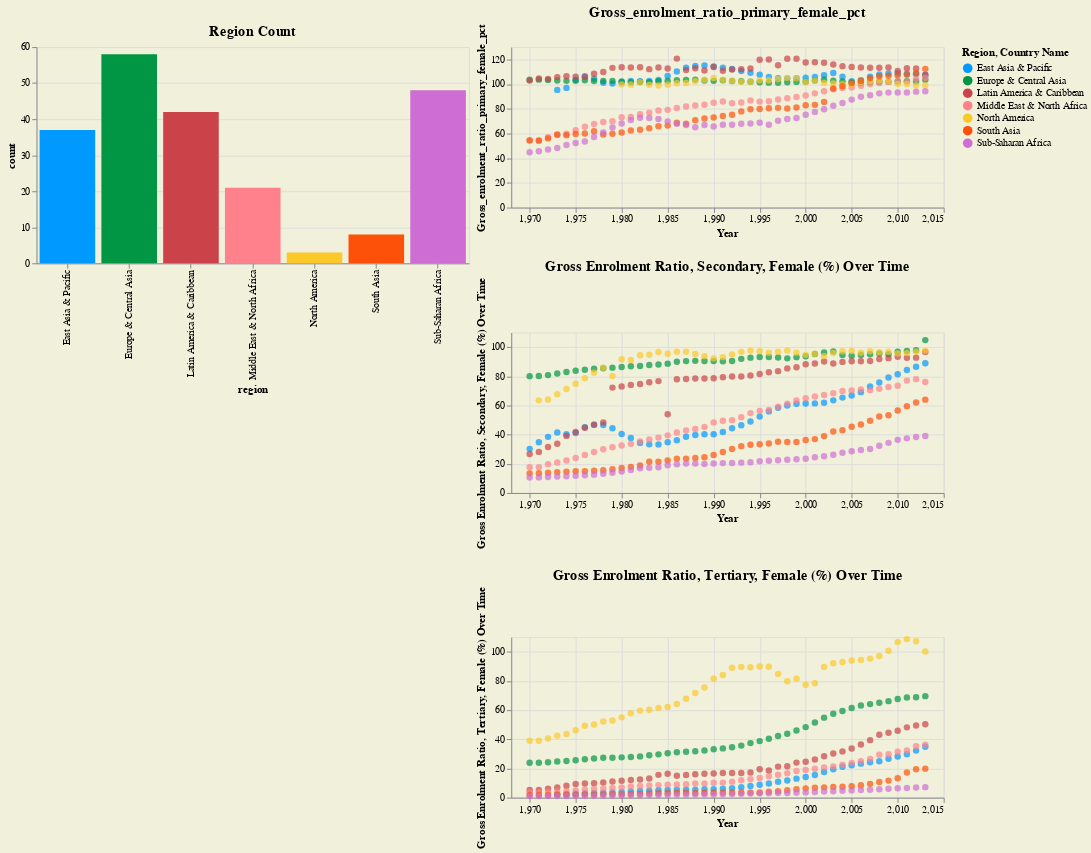

Notebook cell for this chart:
### Code cell
import altair as alt
import pandas as pd

# Define a custom color scheme
color_scheme = ['#0099FF', '#009643', '#CB4349', '#FF818C', '#FCC92B', '#FD5109', '#CE6DD3','#FA8F38', '#8538B1', '#4983F8', '#A9DDD6', '#A2F17D', '#0C0582', '#960505']

# Sample dataframes
# region_count = pd.DataFrame({'region': ['A', 'B', 'C'], 'count': [10, 20, 30]})
# over_melted = pd.DataFrame({'Year': [2010, 2011, 2012], 'Value': [100, 200, 300], 'Country Name': ['USA', 'UK', 'Canada'], 'Indicator Name': ['Gross_enrolment_ratio_primary_female_pct']*3})

# Create bar charts for region counts
def create_bar_chart(data, title):
    return alt.Chart(data).mark_bar().encode(
        x='region',
        y='count',
        color=alt.Color('region', scale=alt.Scale(range=color_scheme), title="Region")
    ).properties(
        title=title,
        width=450,
        height=225
    )

# Define the interaction
selection = alt.selection_multi(fields=['region'], bind='legend')

bar1 = create_bar_chart(region_count, "Region Count").add_selection(selection)

def create_scatter(data, indicator, title):
    # Filter the DataFrame for the specified indicator.
    filtered_df = data[data['Indicator Name'] == indicator]
    
    # Create the scatter plot with the fixed axis range.
    return alt.Chart(filtered_df).mark_circle(size=45).encode(
        x=alt.X('Year:Q', title="Year", scale=alt.Scale(domain=[1968, 2015])),
        y=alt.Y('Value:Q', title=title),
        color=alt.Color('Country Name', scale=alt.Scale(range=color_scheme), title="Country Name")
    ).properties(
        title=title,
        width=450,
        height=167
    ).add_selection(selection)

scatter1 = create_scatter(over_melted, 'Gross_enrolment_ratio_primary_female_pct', 'Gross_enrolment_ratio_primary_female_pct')
scatter2 = create_scatter(over_melted, 'Gross_enrolment_ratio_secondary_female_pct', 'Gross Enrolment Ratio, Secondary, Female (%) Over Time')
scatter3 = create_scatter(over_melted, 'Gross_enrolment_ratio_tertiary_female_pct', 'Gross Enrolment Ratio, Tertiary, Female (%) Over Time')

# Combine the charts
chart1 = alt.vconcat(bar1)
chart2 = alt.vconcat(scatter1, scatter2, scatter3)
final_chart = alt.hconcat(chart1, chart2, spacing=5).configure(background="#F1F0DA").configure_title(fontSize=15)

final_chart

### Figure 1 — Vega specification as saved in the notebook (floating-point values rounded to 4 significant figures; data arrays with more than 128 entries replaced by an {"elided": "..."} marker saying what was removed)
{"$schema": "https://vega.github.io/schema/vega/v5.json", "data": [{"name": "param_2_store"}, {"name": "source_0", "values": [{"count_end": 58.0, "count_start": 0.0, "region": "Europe & Central Asia"}, {"count_end": 48.0, "count_start": 0.0, "region": "Sub-Saharan Africa"}, {"count_end": 42.0, "count_start": 0.0, "region": "Latin America & Caribbean"}, {"count_end": 37.0, "count_start": 0.0, "region": "East Asia & Pacific"}, {"count_end": 21.0, "count_start": 0.0, "region": "Middle East & North Africa"}, {"count_end": 8.0, "count_start": 0.0, "region": "South Asia"}, {"count_end": 3.0, "count_start": 0.0, "region": "North America"}]}, {"name": "source_1", "values": {"elided": "295 records"}}, {"name": "source_2", "values": {"elided": "307 records"}}, {"name": "source_3", "values": {"elided": "305 records"}}, {"name": "source_0_color_domain_region_0", "values": [{"region": "Europe & Central Asia"}, {"region": "Sub-Saharan Africa"}, {"region": "Latin America & Caribbean"}, {"region": "East Asia & Pacific"}, {"region": "Middle East & North Africa"}, {"region": "South Asia"}, {"region": "North America"}]}, {"name": "source_1_color_domain_Country Name_1", "values": [{"Country Name": "Europe & Central Asia"}, {"Country Name": "Latin America & Caribbean"}, {"Country Name": "Middle East & North Africa"}, {"Country Name": "South Asia"}, {"Country Name": "Sub-Saharan Africa"}, {"Country Name": "East Asia & Pacific"}, {"Country Name": "North America"}]}, {"name": "source_2_color_domain_Country Name_2", "values": [{"Country Name": "East Asia & Pacific"}, {"Country Name": "Europe & Central Asia"}, {"Country Name": "Latin America & Caribbean"}, {"Country Name": "Middle East & North Africa"}, {"Country Name": "South Asia"}, {"Country Name": "Sub-Saharan Africa"}, {"Country Name": "North America"}]}, {"name": "source_3_color_domain_Country Name_3", "values": [{"Country Name": "Europe & Central Asia"}, {"Country Name": "Latin America & Caribbean"}, {"Country Name": "Middle East & North Africa"}, {"Country Name": "North America"}, {"Country Name": "South Asia"}, {"Country Name": "Sub-Saharan Africa"}, {"Country Name": "East Asia & Pacific"}]}, {"name": "source_0_view_5_x_domain_region", "values": [{"region": "Europe & Central Asia"}, {"region": "Sub-Saharan Africa"}, {"region": "Latin America & Caribbean"}, {"region": "East Asia & Pacific"}, {"region": "Middle East & North Africa"}, {"region": "South Asia"}, {"region": "North America"}]}, {"name": "source_1_view_6_y_domain_Value", "values": [{"min": 44.78, "max": 120.7}]}, {"name": "source_2_view_7_y_domain_Value", "values": [{"min": 10.65, "max": 104.8}]}, {"name": "source_3_view_8_y_domain_Value", "values": [{"min": 1.133, "max": 108.7}]}], "signals": [{"name": "childWidth", "value": 450}, {"name": "concat_0_childHeight", "value": 225}, {"name": "concat_1_childHeight", "value": 167}, {"name": "unit", "value": {}, "on": [{"events": "pointermove", "update": "isTuple(group()) ? group() : unit"}]}, {"name": "param_2_region_legend", "value": null, "on": [{"events": [{"source": "view", "markname": "region_legend_symbols", "type": "click"}, {"source": "view", "markname": "region_legend_labels", "type": "click"}, {"source": "view", "markname": "region_legend_entries", "type": "click"}], "update": "isDefined(datum.value) ? datum.value : item().items[0].items[0].datum.value", "force": true}, {"events": [{"source": "view", "type": "click"}], "update": "!event.item || !datum ? null : param_2_region_legend", "force": true}]}, {"name": "param_2", "update": "vlSelectionResolve(\"param_2_store\", \"union\", true, true)"}], "marks": [{"type": "group", "name": "concat_0_group", "marks": [{"type": "group", "name": "view_5_group", "encode": {"update": {"width": {"signal": "childWidth"}, "height": {"signal": "concat_0_childHeight"}}}, "signals": [{"name": "param_2_tuple", "update": "param_2_region_legend !== null ? {fields: param_2_tuple_fields, values: [param_2_region_legend]} : null"}, {"name": "param_2_tuple_fields", "value": [{"type": "E", "field": "region"}]}, {"name": "param_2_toggle", "value": false, "on": [{"events": {"merge": [{"source": "view", "type": "click"}]}, "update": "event.shiftKey"}]}, {"name": "param_2_modify", "on": [{"events": {"signal": "param_2_tuple"}, "update": "modify(\"param_2_store\", param_2_toggle ? null : param_2_tuple, param_2_toggle ? null : true, param_2_toggle ? param_2_tuple : null)"}]}], "marks": [{"type": "rect", "name": "view_5_marks", "from": {"data": "source_0"}, "encode": {"update": {"fill": {"field": "region", "scale": "color"}, "x": {"field": "region", "scale": "view_5_x"}, "y2": {"field": "count_start", "scale": "view_5_y"}, "width": {"signal": "max(0.25, bandwidth('view_5_x'))"}, "y": {"field": "count_end", "scale": "view_5_y"}}}, "interactive": true, "style": ["bar"]}], "axes": [{"scale": "view_5_y", "grid": true, "maxExtent": 0, "minExtent": 0, "tickCount": {"signal": "ceil(concat_0_childHeight/40)"}, "ticks": false, "gridScale": "view_5_x", "domain": false, "zindex": 0, "orient": "left", "aria": false, "labels": false}, {"scale": "view_5_x", "orient": "bottom", "grid": false, "title": "region", "labelBaseline": "middle", "labelAlign": "right", "labelAngle": 270, "zindex": 0}, {"scale": "view_5_y", "orient": "left", "grid": false, "zindex": 0, "labelOverlap": true, "tickCount": {"signal": "ceil(concat_0_childHeight/40)"}, "title": "count"}], "title": {"text": "Region Count", "frame": "group"}, "style": "cell"}], "layout": {"padding": 20, "columns": 1, "bounds": "full", "align": "each"}}, {"type": "group", "name": "concat_1_group", "marks": [{"type": "group", "name": "view_6_group", "encode": {"update": {"width": {"signal": "childWidth"}, "height": {"signal": "concat_1_childHeight"}}}, "signals": [{"name": "param_2_tuple"}, {"name": "param_2_tuple_fields", "value": [{"type": "E", "field": "region"}]}, {"name": "param_2_toggle", "value": false, "on": [{"events": {"merge": [{"source": "view", "type": "click"}]}, "update": "event.shiftKey"}]}, {"name": "param_2_modify", "on": [{"events": {"signal": "param_2_tuple"}, "update": "modify(\"param_2_store\", param_2_toggle ? null : param_2_tuple, param_2_toggle ? null : true, param_2_toggle ? param_2_tuple : null)"}]}], "marks": [{"type": "symbol", "name": "view_6_marks", "from": {"data": "source_1"}, "encode": {"update": {"shape": {"value": "circle"}, "opacity": {"value": 0.7}, "x": {"field": "Year", "scale": "view_6_x"}, "y": {"field": "Value", "scale": "view_6_y"}, "fill": {"field": "Country Name", "scale": "color"}, "size": {"value": 45}}}, "style": ["circle"], "interactive": true}], "axes": [{"scale": "view_6_x", "maxExtent": 0, "aria": false, "orient": "bottom", "tickCount": {"signal": "ceil(childWidth/40)"}, "domain": false, "labels": false, "grid": true, "ticks": false, "zindex": 0, "gridScale": "view_6_y", "minExtent": 0}, {"scale": "view_6_y", "aria": false, "tickCount": {"signal": "ceil(concat_1_childHeight/40)"}, "labels": false, "gridScale": "view_6_x", "orient": "left", "minExtent": 0, "maxExtent": 0, "ticks": false, "zindex": 0, "grid": true, "domain": false}, {"scale": "view_6_x", "title": "Year", "labelOverlap": true, "orient": "bottom", "tickCount": {"signal": "ceil(childWidth/40)"}, "zindex": 0, "grid": false, "labelFlush": true}, {"scale": "view_6_y", "zindex": 0, "orient": "left", "title": "Gross_enrolment_ratio_primary_female_pct", "labelOverlap": true, "grid": false, "tickCount": {"signal": "ceil(concat_1_childHeight/40)"}}], "title": {"text": "Gross_enrolment_ratio_primary_female_pct", "frame": "group"}, "style": "cell"}, {"type": "group", "name": "view_7_group", "encode": {"update": {"height": {"signal": "concat_1_childHeight"}, "width": {"signal": "childWidth"}}}, "signals": [{"name": "param_2_tuple"}, {"name": "param_2_tuple_fields", "value": [{"type": "E", "field": "region"}]}, {"name": "param_2_toggle", "value": false, "on": [{"events": {"merge": [{"source": "view", "type": "click"}]}, "update": "event.shiftKey"}]}, {"name": "param_2_modify", "on": [{"events": {"signal": "param_2_tuple"}, "update": "modify(\"param_2_store\", param_2_toggle ? null : param_2_tuple, param_2_toggle ? null : true, param_2_toggle ? param_2_tuple : null)"}]}], "marks": [{"type": "symbol", "name": "view_7_marks", "from": {"data": "source_2"}, "encode": {"update": {"fill": {"field": "Country Name", "scale": "color"}, "y": {"field": "Value", "scale": "view_7_y"}, "size": {"value": 45}, "shape": {"value": "circle"}, "x": {"field": "Year", "scale": "view_7_x"}, "opacity": {"value": 0.7}}}, "style": ["circle"], "interactive": true}], "axes": [{"scale": "view_7_x", "minExtent": 0, "zindex": 0, "gridScale": "view_7_y", "labels": false, "grid": true, "maxExtent": 0, "aria": false, "tickCount": {"signal": "ceil(childWidth/40)"}, "domain": false, "orient": "bottom", "ticks": false}, {"scale": "view_7_y", "maxExtent": 0, "ticks": false, "domain": false, "zindex": 0, "orient": "left", "minExtent": 0, "labels": false, "gridScale": "view_7_x", "tickCount": {"signal": "ceil(concat_1_childHeight/40)"}, "grid": true, "aria": false}, {"scale": "view_7_x", "tickCount": {"signal": "ceil(childWidth/40)"}, "orient": "bottom", "title": "Year", "zindex": 0, "labelOverlap": true, "grid": false, "labelFlush": true}, {"scale": "view_7_y", "tickCount": {"signal": "ceil(concat_1_childHeight/40)"}, "zindex": 0, "title": "Gross Enrolment Ratio, Secondary, Female (%) Over Time", "orient": "left", "grid": false, "labelOverlap": true}], "title": {"text": "Gross Enrolment Ratio, Secondary, Female (%) Over Time", "frame": "group"}, "style": "cell"}, {"type": "group", "name": "view_8_group", "encode": {"update": {"height": {"signal": "concat_1_childHeight"}, "width": {"signal": "childWidth"}}}, "signals": [{"name": "param_2_tuple"}, {"name": "param_2_tuple_fields", "value": [{"type": "E", "field": "region"}]}, {"name": "param_2_toggle", "value": false, "on": [{"events": {"merge": [{"source": "view", "type": "click"}]}, "update": "event.shiftKey"}]}, {"name": "param_2_modify", "on": [{"events": {"signal": "param_2_tuple"}, "update": "modify(\"param_2_store\", param_2_toggle ? null : param_2_tuple, param_2_toggle ? null : true, param_2_toggle ? param_2_tuple : null)"}]}], "marks": [{"type": "symbol", "name": "view_8_marks", "from": {"data": "source_3"}, "encode": {"update": {"x": {"field": "Year", "scale": "view_8_x"}, "shape": {"value": "circle"}, "size": {"value": 45}, "opacity": {"value": 0.7}, "y": {"field": "Value", "scale": "view_8_y"}, "fill": {"field": "Country Name", "scale": "color"}}}, "style": ["circle"], "interactive": true}], "axes": [{"scale": "view_8_x", "ticks": false, "tickCount": {"signal": "ceil(childWidth/40)"}, "grid": true, "aria": false, "zindex": 0, "gridScale": "view_8_y", "domain": false, "minExtent": 0, "labels": false, "maxExtent": 0, "orient": "bottom"}, {"scale": "view_8_y", "gridScale": "view_8_x", "labels": false, "aria": false, "grid": true, "maxExtent": 0, "domain": false, "minExtent": 0, "orient": "left", "tickCount": {"signal": "ceil(concat_1_childHeight/40)"}, "ticks": false, "zindex": 0}, {"scale": "view_8_x", "title": "Year", "tickCount": {"signal": "ceil(childWidth/40)"}, "orient": "bottom", "grid": false, "labelFlush": true, "labelOverlap": true, "zindex": 0}, {"scale": "view_8_y", "grid": false, "title": "Gross Enrolment Ratio, Tertiary, Female (%) Over Time", "tickCount": {"signal": "ceil(concat_1_childHeight/40)"}, "labelOverlap": true, "zindex": 0, "orient": "left"}], "title": {"text": "Gross Enrolment Ratio, Tertiary, Female (%) Over Time", "frame": "group"}, "style": "cell"}], "layout": {"padding": 20, "columns": 1, "bounds": "full", "align": "each"}}], "scales": [{"name": "color", "type": "ordinal", "domain": {"fields": [{"data": "source_0_color_domain_region_0", "field": "region"}, {"data": "source_1_color_domain_Country Name_1", "field": "Country Name"}, {"data": "source_2_color_domain_Country Name_2", "field": "Country Name"}, {"data": "source_3_color_domain_Country Name_3", "field": "Country Name"}], "sort": true}, "range": ["#0099FF", "#009643", "#CB4349", "#FF818C", "#FCC92B", "#FD5109", "#CE6DD3", "#FA8F38", "#8538B1", "#4983F8", "#A9DDD6", "#A2F17D", "#0C0582", "#960505"]}, {"name": "view_5_x", "type": "band", "domain": {"data": "source_0_view_5_x_domain_region", "field": "region", "sort": true}, "range": [0, {"signal": "childWidth"}], "paddingInner": 0.1, "paddingOuter": 0.05}, {"name": "view_5_y", "type": "linear", "domain": {"data": "source_0", "fields": ["count_start", "count_end"]}, "range": [{"signal": "concat_0_childHeight"}, 0], "nice": true, "zero": true}, {"name": "view_6_x", "type": "linear", "domain": [1968, 2015], "range": [0, {"signal": "childWidth"}], "zero": false}, {"name": "view_6_y", "type": "linear", "domain": [{"signal": "(data(\"source_1_view_6_y_domain_Value\")[0] || {}).min"}, {"signal": "(data(\"source_1_view_6_y_domain_Value\")[0] || {}).max"}], "range": [{"signal": "concat_1_childHeight"}, 0], "nice": true, "zero": true}, {"name": "view_7_x", "type": "linear", "domain": [1968, 2015], "range": [0, {"signal": "childWidth"}], "zero": false}, {"name": "view_7_y", "type": "linear", "domain": [{"signal": "(data(\"source_2_view_7_y_domain_Value\")[0] || {}).min"}, {"signal": "(data(\"source_2_view_7_y_domain_Value\")[0] || {}).max"}], "range": [{"signal": "concat_1_childHeight"}, 0], "zero": true, "nice": true}, {"name": "view_8_x", "type": "linear", "domain": [1968, 2015], "range": [0, {"signal": "childWidth"}], "zero": false}, {"name": "view_8_y", "type": "linear", "domain": [{"signal": "(data(\"source_3_view_8_y_domain_Value\")[0] || {}).min"}, {"signal": "(data(\"source_3_view_8_y_domain_Value\")[0] || {}).max"}], "range": [{"signal": "concat_1_childHeight"}, 0], "zero": true, "nice": true}], "config": {"style": {"group-title": {"fontSize": 15}}}, "background": "#F1F0DA", "padding": 5, "layout": {"padding": 5, "bounds": "full", "align": "each"}, "legends": [{"title": "Region, Country Name", "fill": "color", "symbolType": "circle", "encode": {"labels": {"name": "region_legend_labels", "interactive": true, "update": {"opacity": [{"test": "(!length(data(\"param_2_store\")) || (param_2[\"region\"] && indexof(param_2[\"region\"], datum.value) >= 0))", "value": 1}, {"value": 0.35}]}}, "symbols": {"name": "region_legend_symbols", "interactive": true, "update": {"opacity": [{"test": "(!length(data(\"param_2_store\")) || (param_2[\"region\"] && indexof(param_2[\"region\"], datum.value) >= 0))", "value": 1}, {"value": 0.35}]}}, "entries": {"name": "region_legend_entries", "interactive": true, "update": {"fill": {"value": "transparent"}}}}}]}
